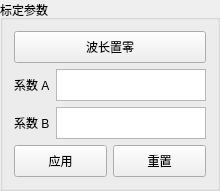
            <widget class="QGroupBox" name="groupBox">
              <property name="minimumSize">
                <size>
                  <width>190</width>
                  <height>0</height>
                </size>
              </property>
              <property name="maximumSize">
                <size>
                  <width>220</width>
                  <height>200</height>
                </size>
              </property>
              <property name="title">
                <string>标定参数</string>
              </property>
              <layout class="QGridLayout" name="layout_Calibration">
                <item row="0" column="0" colspan="2">
                  <widget class="QPushButton" name="pbtn_WaveLengthReset">
                    <property name="minimumSize">
                      <size>
                        <width>0</width>
                        <height>32</height>
                      </size>
                    </property>
                    <property name="text">
                      <string>波长置零</string>
                    </property>
                  </widget>
                </item>
                <item row="1" column="0">
                  <widget class="QLabel" name="label_ParameterA">
                    <property name="text">
                      <string>系数 A</string>
                    </property>
                  </widget>
                </item>
                <item row="1" column="1">
                  <widget class="QTextEdit" name="textEdit_APara">
                    <property name="maximumSize">
                      <size>
                        <width>16777215</width>
                        <height>32</height>
                      </size>
                    </property>
                    <property name="tabChangesFocus">
                      <bool>true</bool>
                    </property>
                    <property name="acceptRichText">
                      <bool>false</bool>
                    </property>
                  </widget>
                </item>
                <item row="2" column="0">
                  <widget class="QLabel" name="label_ParameterB">
                    <property name="text">
                      <string>系数 B</string>
                    </property>
                  </widget>
                </item>
                <item row="2" column="1">
                  <widget class="QTextEdit" name="textEdit_BPara">
                    <property name="maximumSize">
                      <size>
                        <width>16777215</width>
                        <height>32</height>
                      </size>
                    </property>
                    <property name="tabChangesFocus">
                      <bool>true</bool>
                    </property>
                    <property name="acceptRichText">
                      <bool>false</bool>
                    </property>
                  </widget>
                </item>
                <item row="3" column="0" colspan="2">
                  <layout class="QHBoxLayout" name="layout_CalibrationButtons">
                    <item>
                      <widget class="QPushButton" name="pbtn_ParaSet">
                        <property name="minimumSize">
                          <size>
                            <width>0</width>
                            <height>32</height>
                          </size>
                        </property>
                        <property name="text">
                          <string>应用</string>
                        </property>
                      </widget>
                    </item>
                    <item>
                      <widget class="QPushButton" name="pbtn_ParaRest">
                        <property name="minimumSize">
                          <size>
                            <width>0</width>
                            <height>32</height>
                          </size>
                        </property>
                        <property name="text">
                          <string>重置</string>
                        </property>
                      </widget>
                    </item>
                  </layout>
                </item>
              </layout>
            </widget>
